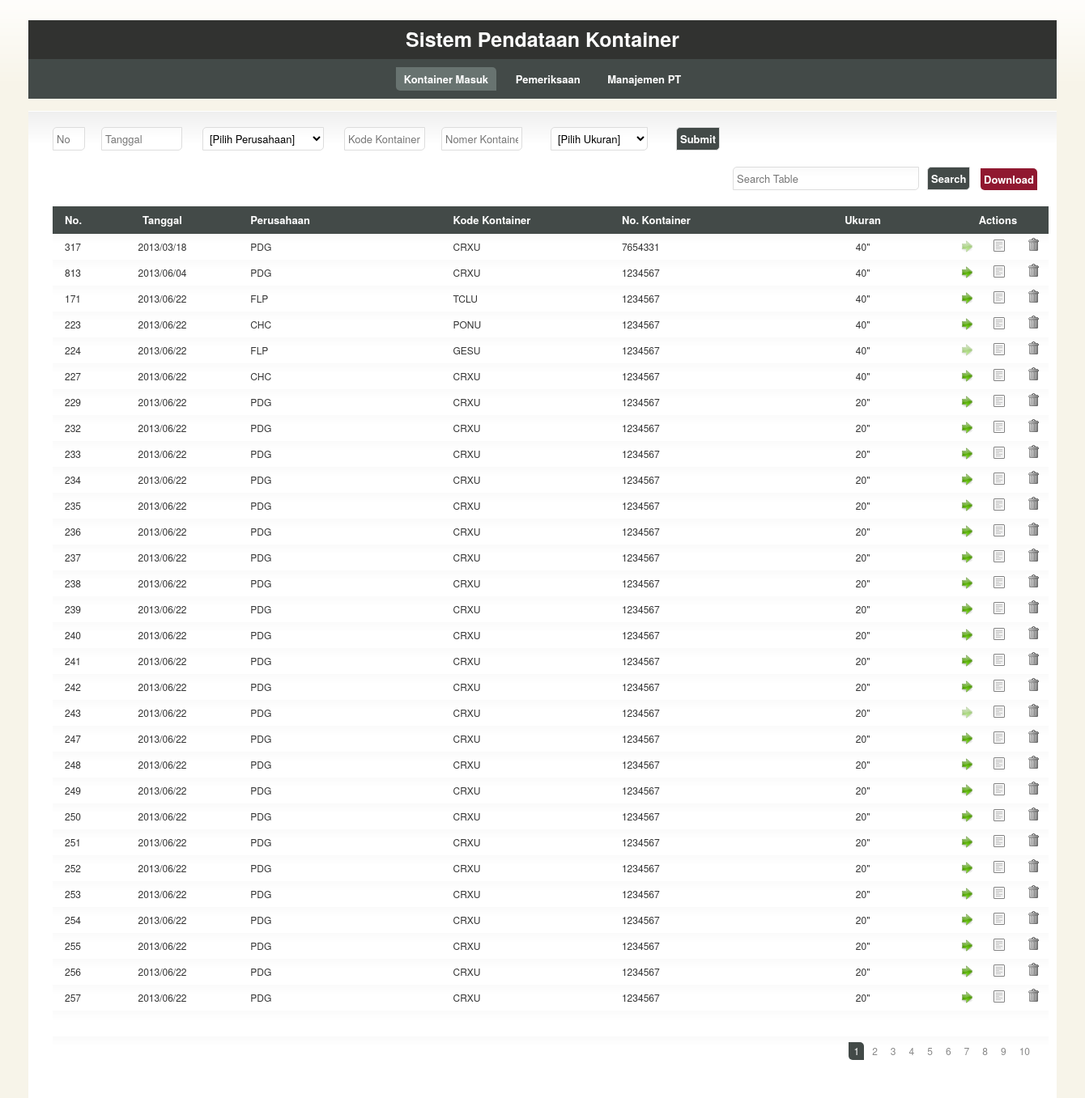
Before: / with the older database file.
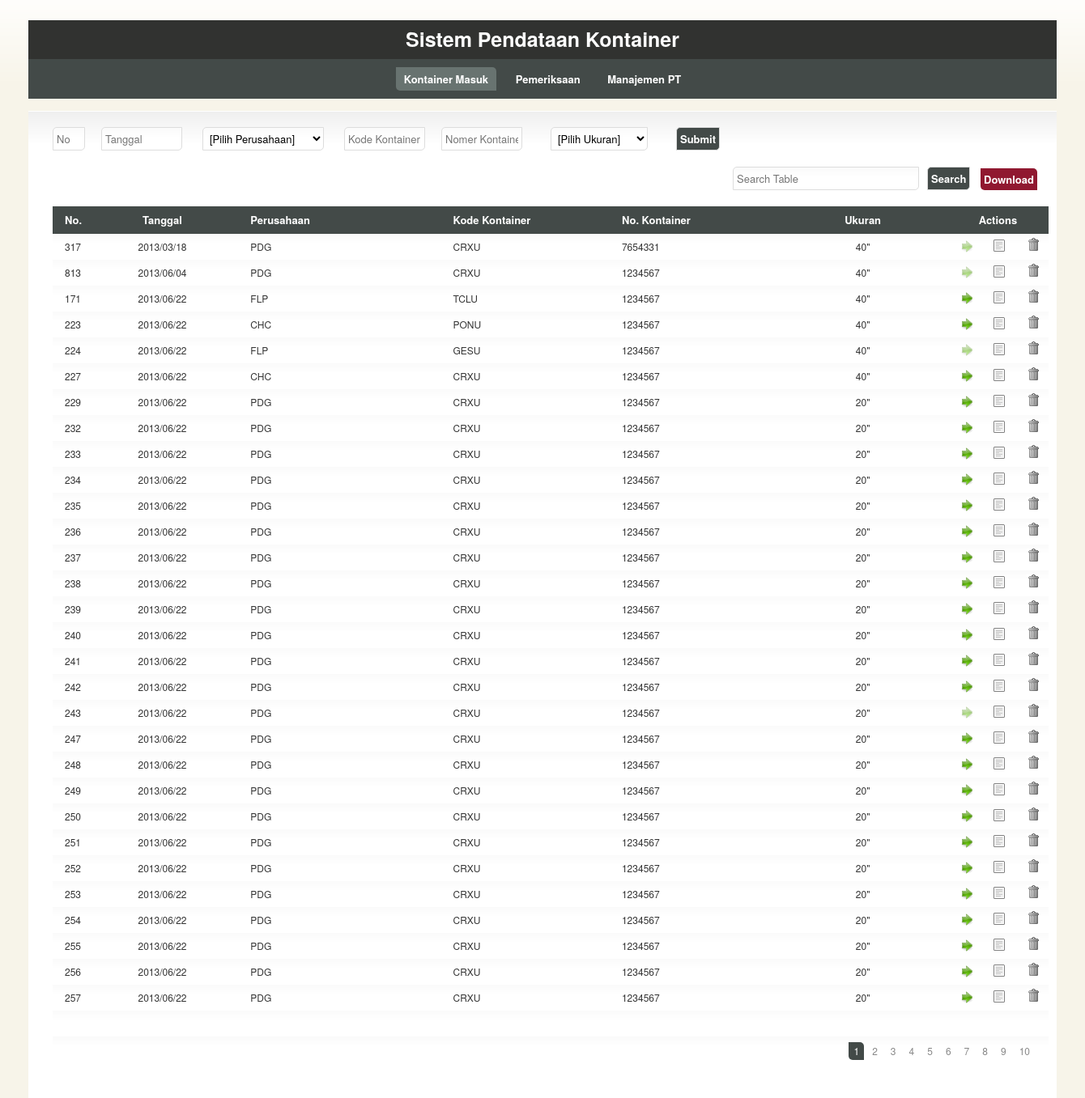
After: the same page with the newer database file.
### tables this page shows
CREATE TABLE IF NOT EXISTS `kontainer` (
  `no` int(10) NOT NULL AUTO_INCREMENT,
  `tanggal` date DEFAULT NULL,
  `perusahaan` varchar(100) DEFAULT NULL,
  `kode` varchar(50) DEFAULT NULL,
  `nomor` varchar(50) DEFAULT NULL,
  `ukuran` varchar(50) DEFAULT NULL,
  `status` int(10) NOT NULL DEFAULT '0',
  `no_pib` varchar(50) DEFAULT NULL,
  `tgl_pib` date DEFAULT NULL,
  `jam_ip` time DEFAULT NULL,
  `jam_periksa_st` time DEFAULT NULL,
  `jam_periksa_en` time DEFAULT NULL,
  `uraian` varchar(50) DEFAULT NULL,
  `pemeriksa` varchar(50) DEFAULT NULL,
  `tgl_sppb` date DEFAULT NULL,
  `tgl_ip` date DEFAULT NULL,
  PRIMARY KEY (`no`)
);

### application/controllers/kontainer.php (called while the page is built, shortened)
<?php if ( ! defined('BASEPATH')) exit('No direct script access allowed');
class Kontainer extends CI_Controller
{
	function __construct()
	{
		$this->load->model('kontainer_model', 'kontainer', true);
		$this->load->model('perusahaan_model', 'perusahaan', true);
		$this->load->model('ukuran_model', 'ukuran', true);
		$this->load->model('pemeriksa_model', 'pemeriksa', true);
	}
	function index()
	{
		$data['rows'] = $this->kontainer->get_rows(0, 30);
		$data['list_perusahaan'] = $this->perusahaan->get_all_perusahaan();
		$data['list_ukuran'] = $this->ukuran->get_all_ukuran();
		$data['list_pemeriksa'] = $this->pemeriksa->get_all_pemeriksa();
		$data['maxpage'] = $this->kontainer->get_max_page();
		$data['page'] = 1;
		$this->load->view('kontainer_view', $data);
	}
}

### index.php (called while the page is built, shortened)
<?php
require_once BASEPATH.'core/CodeIgniter.php';

### application/models/kontainer_model.php (called while the page is built, shortened)
<?php if ( ! defined('BASEPATH')) exit('No direct script access allowed');
class Kontainer_model extends CI_Model
{
	function get_rows($start, $limit)
	{
		$kueri = "SELECT * FROM kontainer ORDER BY tanggal,no LIMIT $start, $limit";
		$ret = $this->db->query($kueri)->result_array();
		return $ret;
	}
}

### application/views/kontainer_view.php (the view, shortened to what this page needs)
<!DOCTYPE html>
<html lang="en">
	<head>
		<link rel="stylesheet" href="<?=base_url();?>application/css/960.css" type="text/css" media="screen" charset="utf-8"/>
		<link rel="stylesheet" href="<?=base_url();?>application/css/template.css" type="text/css" media="screen" charset="utf-8"/>
		<link rel="stylesheet" href="<?=base_url();?>application/css/colour.css" type="text/css" media="screen" charset="utf-8"/>
		<link rel="stylesheet" href="<?=base_url();?>application/js/jquery.fancybox-1.3.4/fancybox/jquery.fancybox-1.3.4.css" type="text/css" media="screen"/>
		<link rel="stylesheet" href="<?=base_url();?>application/js/jqtp_latest/css/jqtp.css" type="text/css"/>
		<link rel="stylesheet" href="<?=base_url();?>application/js/jqtp_latest/css/jqpopup.css" type="text/css">
	</head>
	<body>
		<header id="header">
			<?php
				$data['active'] = 1;
				$this->load->view('header', $data);
			?>
		</header>
		<section id="section">
			<div id="content" class="container_16 clearfix">
				<form method="post" action="<?=site_url('kontainer/entry')?>">
					<div class="grid_1"><p>
						<input name="no" type="text" placeholder="No"/>
					</p></div>
					<div class="grid_2"><p>
						<input name="tanggal" type="text" id="datepicker" placeholder="Tanggal" pattern="((19|20)\d\d[/]0[1-9]|1[012])[/](0[1-9]|[12][0-9]|3[01])" required/>
					</p></div>
					<div class="grid_4"><p>
						<select name="perusahaan" required>
							<option value='-'>[Pilih Perusahaan]</option>
							<?php
							foreach($list_perusahaan as $perusahaan){
								extract($perusahaan);
								echo "<option value='$kode'>$kode</option>";
							}
							?>
						</select>
					</p></div>
					<div class="grid_2"><p>
						<input name="kode" type="text" placeholder="Kode Kontainer" required/>
					</p></div>
					<div class="grid_2"><p>
						<input name="nomor" type="text" placeholder="Nomer Kontainer" required/>
					</p></div>
					<div class="grid_3"><p>
						<select id="in_ukuran" name="ukuran">
							<option value='-'>[Pilih Ukuran]</option>
							<?php
							foreach($list_ukuran as $ukuran){
								extract($ukuran);
								echo "<option value='$ukuran'>$ukuran</option>";
							}
							?>
						</select>
					</p></div>
					<div class="grid_1"><p>
						<input type="submit" value="Submit"/>
					</p></div>
				</form>
				<div class="grid_14">
					<p>&nbsp;</p>
				</div>
				<form method='POST' action='<?=base_url();?>kontainer/search'>
					<div class="grid_5">
						<p>
							<input type="text" name='search' placeholder="Search Table"/>
						</p>
					</div>
					<div class="grid_1">
						<p>
							<input type="submit" value="Search" />
						</p>
					</div>
				</form>
				<div class="grid_1">
					<p>
						<?php
						$download_url = base_url()."kontainer/download_xls";
						?>
						<a href='<?=$download_url;?>' class='error'>Download</a>
					</p>
				</div>
				<div class="grid_16">
					<table id="dataList" clas="tablesorter">
						<colgroup>
							<col class="colA" style="width:20px; word-wrap:break-word;"/>
							<col class="colB" style="width:90px; word-wrap:break-word;"/>
							<col class="colC" style="width:120px; word-wrap:break-word;"/>
							<col class="colD" style="width:100px; word-wrap:break-word;"/>
							<col class="colE" style="width:100px; word-wrap:break-word;"/>
							<col class="colF" style="width:100px; word-wrap:break-word;"/>
							<col class="colG" style="width:20px; word-wrap:break-word;"/>
							<col class="colH" style="width:20px; word-wrap:break-word;"/>
							<col class="colI" style="width:20px; word-wrap:break-word;"/>
						</colgroup>
						<thead>
							<tr>
								<th>No.</th>
								<th class='center'>Tanggal</th>
								<th>Perusahaan</th>
								<th>Kode Kontainer</th>
								<th>No. Kontainer</th>
								<th class='center'>Ukuran</th>
								<th class='center' colspan="3" width="10%">Actions</th>
							</tr>
						</thead>
						<tbody>
							<?php
							foreach($rows as $row){
								extract($row);
								$tanggal = str_replace("-", "/", $tanggal);
								echo "
									<tr>
										<td id='col_no_$no' style='text-align:left;'>$no</td>
										<td id='col_tanggal_$no' class='center'>$tanggal</td>
										<td id='col_perusahaan_$no'>$perusahaan</td>
										<td id='col_kode_$no'>$kode</td>
										<td id='col_nomor_$no'>$nomor</td>
										<td id='col_ukuran_$no' class='center'>$ukuran</td>
										<td id='col_ip_$no' class='center'>";
			   	if($status == '0') echo 	"<a href='#ip_row' class='ip ip_button' no='$no'></a></td>";
				else echo 					"<a href='#' class='unip'></a></td>";
				echo "					<td id='col_edit_$no' class='center'><a href='#' onclick=\"edit_row('$no')\" class='edit'></a></td>
										<td id='col_delete_$no' class='center'><a href='#' onclick=\"confirm_delete_row('$no')\" class='trash'></a></td>
									</tr>
									<tr style='display:none'>
										<td id='col_status_$no'>$status</td>
									</tr>
								";
							}
							?>
						</tbody>
						<tfoot>
							<tr><td colspan="9">&nbsp;</td><tr>
							<tr>
								<td colspan="9" class="pagination">
									<?php
										$st = $page-4;
										if($st < 1) $st = 1;
										$en = $st + 9;
										for($i = $st; $i <= $en; $i++){
											if($i == $page) echo "<span class='active curved'>$i</span>";
											else{
												if(isset($key)) echo "<a href='".base_url()."kontainer/search?key=$key&page=$i' class='curved'>$i</a>";
												else echo "<a href='".base_url()."kontainer/page/$i' class='curved'>$i</a>";
											}
										}
									?>
								</td>
							</tr>
						</tfoot>
					</table>
				</div>
			</div>
		</section>
	</body>
</html>

### application/views/header.php
<div id="colhead"><h1 id="head">Sistem Pendataan Kontainer</h1></div>
<div id="colnav">
	<ul id="navigation">
		<?php
			if($active == 1) echo "
				<li><span class='active'>Kontainer Masuk</span></li>
				<li><a href='".site_url('pemeriksaan')."'>Pemeriksaan</a></li>
				<li><a href='".site_url('manajemen_pt')."'>Manajemen PT</a></li>
			";
			elseif($active == 2) echo "
				<li><a href='".site_url('kontainer')."'>Kontainer Masuk</a></li>
				<li><span class='active'>Pemeriksaan</span></li>
				<li><a href='".site_url('manajemen_pt')."'>Manajemen PT</a></li>
			";
			elseif($active == 3) echo "
				<li><a href='".site_url('kontainer')."'>Kontainer Masuk</a></li>
				<li><a href='".site_url('pemeriksaan')."'>Pemeriksaan</a></li>
				<li><span class='active'>Manajemen PT</span></li>
			";
		?>
	</ul>
</div>

### application/css/960.css (style rules this page uses)
html,body,div,span,applet,object,iframe,h1,h2,h3,h4,h5,h6,p,blockquote,pre,a,abbr,acronym,address,big,cite,code,del,dfn,em,font,img,ins,kbd,q,s,samp,small,strike,strong,sub,sup,tt,var,b,u,i,center,dl,dt,dd,ol,ul,li,fieldset,form,label,legend,table,caption,tbody,tfoot,thead,tr,th,td { margin:0;padding:0;border:0;outline:0;font-size:100%;vertical-align:baseline;background:transparent }
body { line-height:1 }
ol,ul { list-style:none }
table { border-collapse:collapse;border-spacing:0 }
body, textarea { color:#333;font:13px/1.5 'Helvetica Neue',Arial,'Liberation Sans',FreeSans,sans-serif }
h1 { font-size:25px }
ul { list-style:disc }
li { margin-left:30px }
p,dl,hr,h1,h2,h3,h4,h5,h6,ol,ul,pre,table,address,fieldset { margin-bottom:20px }
.grid_1 select,.grid_1 input,.grid_1 textarea { width:30px }
.grid_2 select,.grid_2 input,.grid_2 textarea { width:90px }
.grid_3 select,.grid_3 input,.grid_3 textarea { width:150px }
.grid_3 select { width:120px }
.grid_4 select,.grid_4 input,.grid_4 textarea { width:210px }
.grid_4 select { width:150px }
.grid_5 select,.grid_5 input,.grid_5 textarea { width:220px }
.grid_1, .grid_2, .grid_3, .grid_4, .grid_5, .grid_6, .grid_7, .grid_8, .grid_9, .grid_10, .grid_11, .grid_12, .grid_13, .grid_14, .grid_15, .grid_16 { display: inline; float: left; margin-left: 10px; margin-right: 10px; }
.grid_16 { float:center; }
.container_16 .grid_1, .container_16 .grid_1 .box, .container_16 .grid_1 .ui-state-highlight { width: 40px !important }
.container_16 .grid_2, .container_16 .grid_2 .box, .container_16 .grid_2 .ui-state-highlight { width: 100px !important }
.container_16 .grid_3, .container_16 .grid_3 .box, .container_16 .grid_3 .ui-state-highlight { width: 150px !important }
.container_16 .grid_4, .container_16 .grid_4 .box, .container_16 .grid_4 .ui-state-highlight { width: 160px !important }
.container_16 .grid_5, .container_16 .grid_5 .box, .container_16 .grid_5 .ui-state-highlight { width: 220px !important }
.container_16 .grid_14, .container_16 .grid_14 .box, .container_16 .grid_14 .ui-state-highlight { width: 820px !important }
.container_16 .grid_16, .container_16 .grid_16 .box, .container_16 .grid_16 .ui-state-highlight { width: 940px !important }
.clearfix:after { clear: both; content: ' '; display: block; font-size: 0; line-height: 0; visibility: hidden; width: 0; height: 0; }

### application/css/colour.css (style rules this page uses)
body { background:#F7F4E9 url(../img/body.png) repeat-x top center; }
th,#colnav,.active,input[type=submit],.pagination a:hover,.date td a:hover { background:#434A48; color:#fff }
select, textarea, input, td, #section, #foot { background:#fff url(../img/gradient.png) repeat-x 0 -28px }
tr { background-position:0 -18px; }
#section { background-position:0 1px; }
.active, th, #head, #navigation a, input[type=submit] { color:#fff; }
input, select, textarea { border-color:#ddd }
h1,h2,h3,h4,h5,h6 { border-color:#ddd }
a { color:#888 }
a.edit { background-image:url(../img/edit.png) }
a.trash { background-image:url(../img/trash.png) }
a.ip { background-image:url(../img/ip.png); }
a.unip { background-image:url(../img/ip.png); opacity:0.5; }
#colhead { background:#313230 }
#navigation .active { background:#687370 }
.error,.success,.info,.error a,.success a,.info a { color:#fff }
.error { background:#901830 }

Changed rows visible on the page:
changed kontainer id 813: status: picture added; status: picture removed
